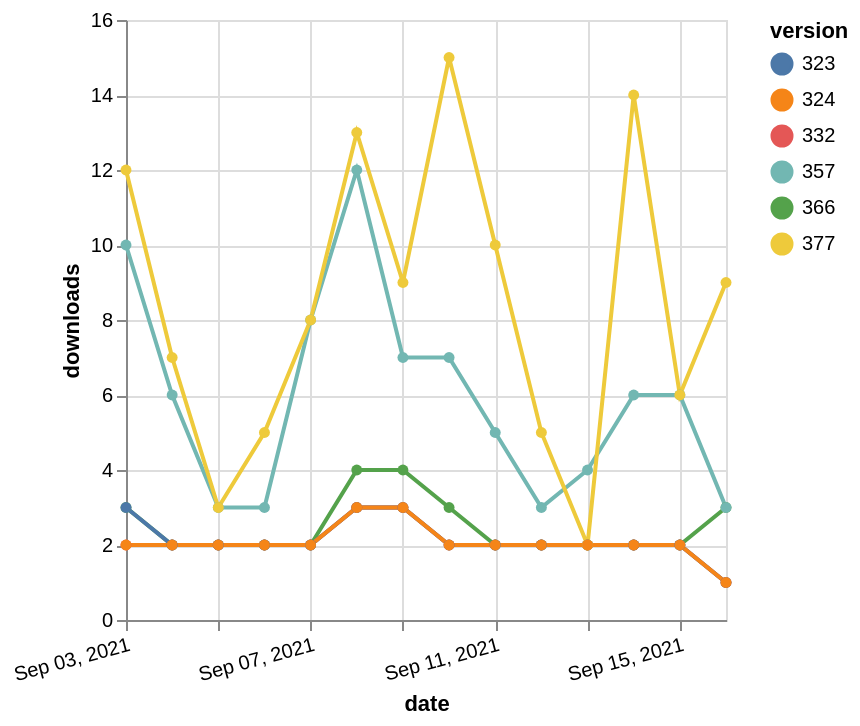

The Vega-Lite source for this figure:
### Vega-Lite specification from a JSON file in a GitHub repository (floating-point values rounded to 4 significant figures)
{"$schema": "https://vega.github.io/schema/vega-lite/v5.json", "description": "A simple bar chart with embedded data.", "data": {"values": [{"date": "2021-09-03", "total": 5455, "delta": 3, "version": "366"}, {"date": "2021-09-04", "total": 5457, "delta": 2, "version": "366"}, {"date": "2021-09-05", "total": 5459, "delta": 2, "version": "366"}, {"date": "2021-09-06", "total": 5461, "delta": 2, "version": "366"}, {"date": "2021-09-07", "total": 5463, "delta": 2, "version": "366"}, {"date": "2021-09-08", "total": 5467, "delta": 4, "version": "366"}, {"date": "2021-09-09", "total": 5471, "delta": 4, "version": "366"}, {"date": "2021-09-10", "total": 5474, "delta": 3, "version": "366"}, {"date": "2021-09-11", "total": 5476, "delta": 2, "version": "366"}, {"date": "2021-09-12", "total": 5478, "delta": 2, "version": "366"}, {"date": "2021-09-13", "total": 5480, "delta": 2, "version": "366"}, {"date": "2021-09-14", "total": 5482, "delta": 2, "version": "366"}, {"date": "2021-09-15", "total": 5484, "delta": 2, "version": "366"}, {"date": "2021-09-16", "total": 5487, "delta": 3, "version": "366"}, {"date": "2021-09-03", "total": 14597, "delta": 10, "version": "357"}, {"date": "2021-09-04", "total": 14603, "delta": 6, "version": "357"}, {"date": "2021-09-05", "total": 14606, "delta": 3, "version": "357"}, {"date": "2021-09-06", "total": 14609, "delta": 3, "version": "357"}, {"date": "2021-09-07", "total": 14617, "delta": 8, "version": "357"}, {"date": "2021-09-08", "total": 14629, "delta": 12, "version": "357"}, {"date": "2021-09-09", "total": 14636, "delta": 7, "version": "357"}, {"date": "2021-09-10", "total": 14643, "delta": 7, "version": "357"}, {"date": "2021-09-11", "total": 14648, "delta": 5, "version": "357"}, {"date": "2021-09-12", "total": 14651, "delta": 3, "version": "357"}, {"date": "2021-09-13", "total": 14655, "delta": 4, "version": "357"}, {"date": "2021-09-14", "total": 14661, "delta": 6, "version": "357"}, {"date": "2021-09-15", "total": 14667, "delta": 6, "version": "357"}, {"date": "2021-09-16", "total": 14670, "delta": 3, "version": "357"}, {"date": "2021-09-03", "total": 16132, "delta": 2, "version": "332"}, {"date": "2021-09-04", "total": 16134, "delta": 2, "version": "332"}, {"date": "2021-09-05", "total": 16136, "delta": 2, "version": "332"}, {"date": "2021-09-06", "total": 16138, "delta": 2, "version": "332"}, {"date": "2021-09-07", "total": 16140, "delta": 2, "version": "332"}, {"date": "2021-09-08", "total": 16143, "delta": 3, "version": "332"}, {"date": "2021-09-09", "total": 16146, "delta": 3, "version": "332"}, {"date": "2021-09-10", "total": 16148, "delta": 2, "version": "332"}, {"date": "2021-09-11", "total": 16150, "delta": 2, "version": "332"}, {"date": "2021-09-12", "total": 16152, "delta": 2, "version": "332"}, {"date": "2021-09-13", "total": 16154, "delta": 2, "version": "332"}, {"date": "2021-09-14", "total": 16156, "delta": 2, "version": "332"}, {"date": "2021-09-15", "total": 16158, "delta": 2, "version": "332"}, {"date": "2021-09-16", "total": 16159, "delta": 1, "version": "332"}, {"date": "2021-09-03", "total": 2554, "delta": 3, "version": "323"}, {"date": "2021-09-04", "total": 2556, "delta": 2, "version": "323"}, {"date": "2021-09-05", "total": 2558, "delta": 2, "version": "323"}, {"date": "2021-09-06", "total": 2560, "delta": 2, "version": "323"}, {"date": "2021-09-07", "total": 2562, "delta": 2, "version": "323"}, {"date": "2021-09-08", "total": 2565, "delta": 3, "version": "323"}, {"date": "2021-09-09", "total": 2568, "delta": 3, "version": "323"}, {"date": "2021-09-10", "total": 2570, "delta": 2, "version": "323"}, {"date": "2021-09-11", "total": 2572, "delta": 2, "version": "323"}, {"date": "2021-09-12", "total": 2574, "delta": 2, "version": "323"}, {"date": "2021-09-13", "total": 2576, "delta": 2, "version": "323"}, {"date": "2021-09-14", "total": 2578, "delta": 2, "version": "323"}, {"date": "2021-09-15", "total": 2580, "delta": 2, "version": "323"}, {"date": "2021-09-16", "total": 2581, "delta": 1, "version": "323"}, {"date": "2021-09-03", "total": 6837, "delta": 12, "version": "377"}, {"date": "2021-09-04", "total": 6844, "delta": 7, "version": "377"}, {"date": "2021-09-05", "total": 6847, "delta": 3, "version": "377"}, {"date": "2021-09-06", "total": 6852, "delta": 5, "version": "377"}, {"date": "2021-09-07", "total": 6860, "delta": 8, "version": "377"}, {"date": "2021-09-08", "total": 6873, "delta": 13, "version": "377"}, {"date": "2021-09-09", "total": 6882, "delta": 9, "version": "377"}, {"date": "2021-09-10", "total": 6897, "delta": 15, "version": "377"}, {"date": "2021-09-11", "total": 6907, "delta": 10, "version": "377"}, {"date": "2021-09-12", "total": 6912, "delta": 5, "version": "377"}, {"date": "2021-09-13", "total": 6914, "delta": 2, "version": "377"}, {"date": "2021-09-14", "total": 6928, "delta": 14, "version": "377"}, {"date": "2021-09-15", "total": 6934, "delta": 6, "version": "377"}, {"date": "2021-09-16", "total": 6943, "delta": 9, "version": "377"}, {"date": "2021-09-03", "total": 3632, "delta": 2, "version": "324"}, {"date": "2021-09-04", "total": 3634, "delta": 2, "version": "324"}, {"date": "2021-09-05", "total": 3636, "delta": 2, "version": "324"}, {"date": "2021-09-06", "total": 3638, "delta": 2, "version": "324"}, {"date": "2021-09-07", "total": 3640, "delta": 2, "version": "324"}, {"date": "2021-09-08", "total": 3643, "delta": 3, "version": "324"}, {"date": "2021-09-09", "total": 3646, "delta": 3, "version": "324"}, {"date": "2021-09-10", "total": 3648, "delta": 2, "version": "324"}, {"date": "2021-09-11", "total": 3650, "delta": 2, "version": "324"}, {"date": "2021-09-12", "total": 3652, "delta": 2, "version": "324"}, {"date": "2021-09-13", "total": 3654, "delta": 2, "version": "324"}, {"date": "2021-09-14", "total": 3656, "delta": 2, "version": "324"}, {"date": "2021-09-15", "total": 3658, "delta": 2, "version": "324"}, {"date": "2021-09-16", "total": 3659, "delta": 1, "version": "324"}]}, "width": "container", "mark": {"type": "line", "point": {"filled": true}}, "encoding": {"x": {"field": "date", "type": "temporal", "timeUnit": "yearmonthdate", "title": "date", "axis": {"labelAngle": -15}}, "y": {"field": "delta", "type": "quantitative", "title": "downloads"}, "color": {"field": "version", "type": "nominal"}, "tooltip": {"field": "delta"}}}
